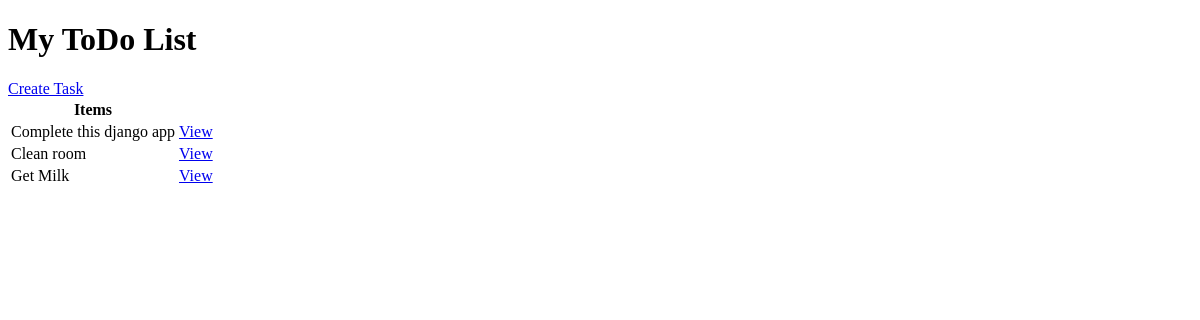
Before: / with the older database file.
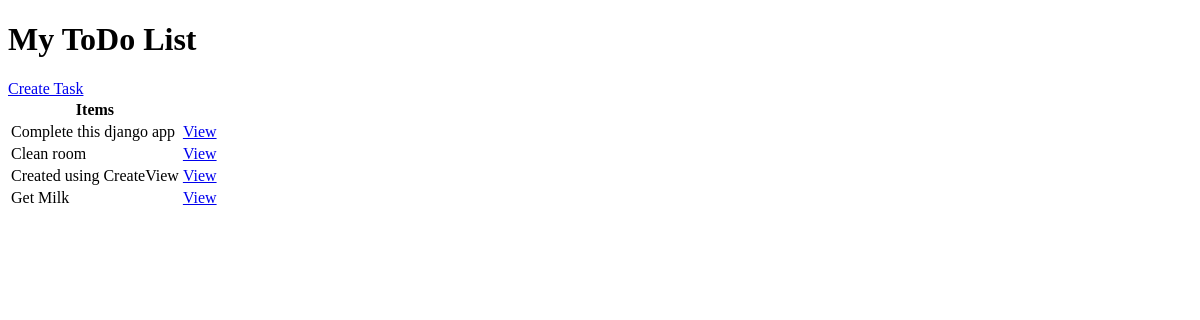
After: the same page with the newer database file.
### base/models.py (models this page shows, shortened)
class Task(models.Model):
    user = models.ForeignKey(User, on_delete=models.CASCADE, null=True, blank=True)
    title = models.CharField(max_length=200)
    description = models.TextField(null=True, blank=True)
    completed = models.BooleanField(default=False)
    created = models.DateTimeField(auto_now_add=True)
    class Meta:
        ordering = ['completed']

### base/views.py (the view)
# urls.py: path('', views.TaskList.as_view(), name='tasklist'),
class TaskList(ListView):
    model = Task
    context_object_name = 'Tasks'
    template_name = 'base/list.html'

### templates/base/list.html (shortened to what this page needs)
<!DOCTYPE html>
<html lang="en">
<head>
</head>
<body>
    <h1>My ToDo List</h1>
    <a href="{% url 'create' %}">Create Task</a>
    <table>
        <tr>
            <th>Items</th>
            <th></th>
        </tr>
        {% for task in Tasks %}
            <tr>
                <td>{{ task.title }}</td>
                <td><a href="{% url 'detaillist' task.id %}">View</a></td>
            </tr>
        {% empty %}
            <h3>No items inside list</h3>
        {% endfor %}
    </table>
</body>
</html>

Changed rows visible on the page:
added Task: title "Created using CreateView"
